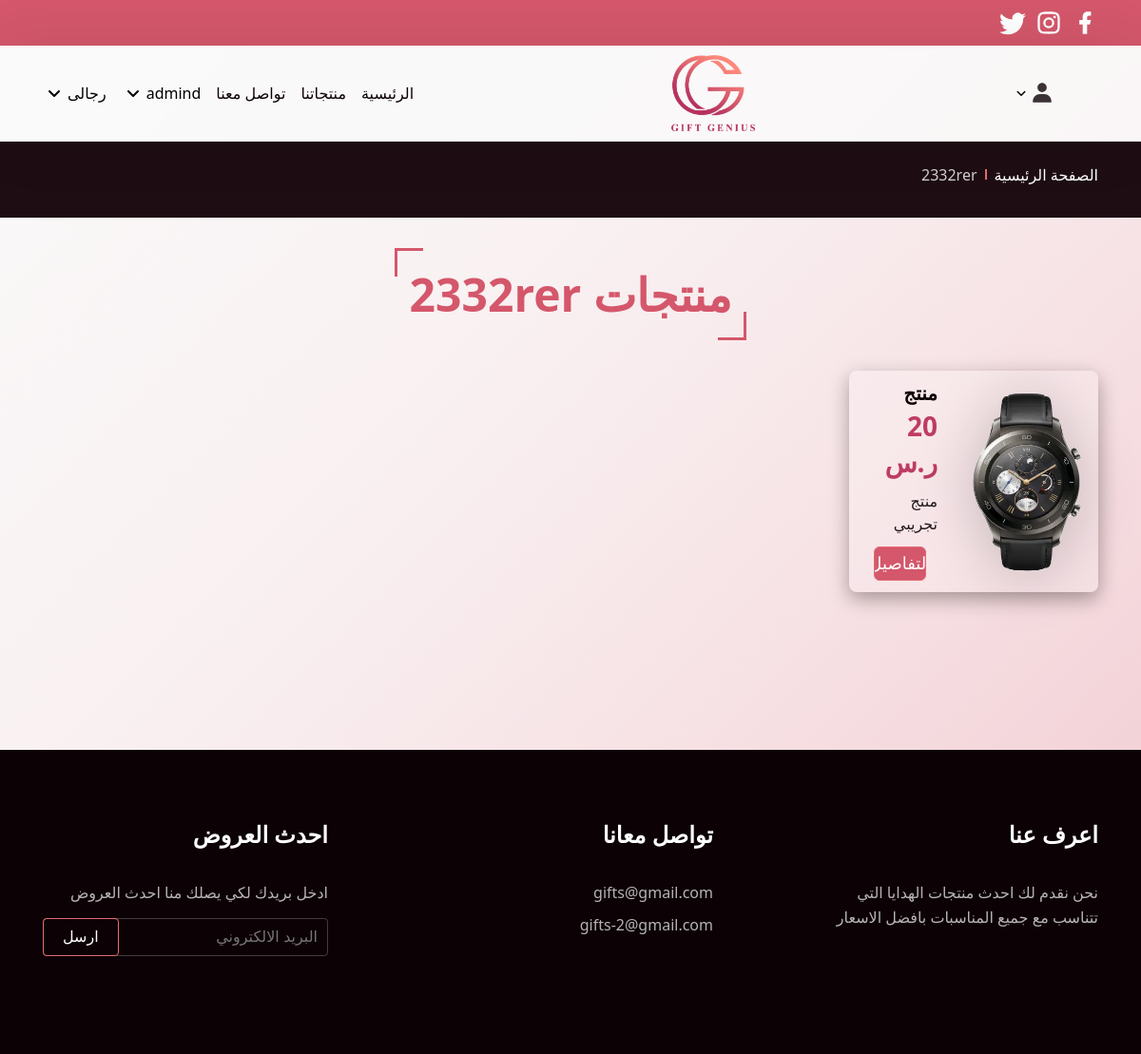
The page /Categories.php?id=2 on the database its author committed.
### tables this page shows
CREATE TABLE `main_categories` (
  `id` int(11) UNSIGNED NOT NULL,
  `name` varchar(255) DEFAULT NULL
);

CREATE TABLE `sub_categories` (
  `id` int(11) UNSIGNED NOT NULL,
  `name` varchar(255) DEFAULT NULL,
  `main_id` int(11) UNSIGNED DEFAULT NULL
);

CREATE TABLE `products` (
  `id` int(10) UNSIGNED NOT NULL,
  `title` varchar(255) DEFAULT NULL,
  `image` varchar(255) DEFAULT NULL,
  `price` double DEFAULT 0,
  `qty` double DEFAULT 0,
  `description` text DEFAULT NULL,
  `category_id` int(11) UNSIGNED DEFAULT NULL,
  `sub_category_id` int(11) UNSIGNED DEFAULT NULL
);

### system/helper.php (called while the page is built, shortened)
<?php
if (!function_exists('runQuery')) {
    function runQuery($query)
    {
        $servername = "localhost";
        $username = "root";
        $password = "";
        $database = "gift";
        $conn = new mysqli($servername, $username, $password, $database);
        $conn->set_charset("utf8");
        return $conn->query($query);
    }
}

### Categories.php (the view, shortened to what this page needs)
<?php
require('system/helper.php');
$selectOtherProductsSql = "SELECT * FROM products WHERE sub_category_id =  '{$_GET['id']}'";
$selectOtherProductsResult = runQuery($selectOtherProductsSql);
$categorySql = "SELECT * FROM sub_categories WHERE main_id =  '{$_GET['id']}'";
$selectCategoryResult = runQuery($categorySql);
$category = $selectCategoryResult->fetch_assoc();
?>
<!DOCTYPE html>
<html lang="ar">
<head>
    <link rel="stylesheet" href="./assets/css/Categories-CNS4Ug1L.css"/>
    <link rel="stylesheet" href="./assets/css/Categories-YAZY97fB.css"/>
</head>
<body>
<?php
include 'layout/inc/header.php';
?>
<main>
    <section class="breadcrumb relative overflow-hidden">
        <div class="container">
            <ul class="d-flex items-center  relative">
                <li class="defPage "><a href="index.php" class=""> الصفحة الرئيسية </a></li>
                <li class="separator"></li>
                <li class="linkPage"><?php echo $category['name'] ?></li>
            </ul>
        </div>
    </section>
    <section class="LastProduct">
        <div class="mainHeading text-center"><h2 class="fs-48 fw-700 d-inline-block relative ">منتجات <?php echo $category['name'] ?> </h2>
        </div>
        <div class="container">
            <div class="row gap-row-1 gap-x-12">
                <?php if ($selectOtherProductsResult->num_rows > 0) {
                    while ($row = $selectOtherProductsResult->fetch_assoc()) {
                        ?>
                        <div class="col-3-lg col-6-md col-12-sm"><a
                                    href="productDetails.php?id=<?php echo $row['id'] ?>">
                                <div class="card round-8 d-flex">
                                    <div class="top mx-auto"><img src="<?php echo $row['image'] ?>"
                                                                  alt="img for product" class="img-cover" width="450"
                                                                  height="450" loading="lazy" decoding="async"></div>
                                    <div class="body mr-1">
                                        <div class="pb-5"><h3
                                                    class="fw-700 pb-1 fs-20"><?php echo $row['title'] ?> </h3>
                                            <p class="price  fw-700 fs-28"> <?php echo $row['price'] ?> ر.س </p></div>
                                        <p class="des fs-16 pb-6 fw-500 line-normal"> <?php echo $row['description'] ?> </p>
                                        <button class="btn btn-skew booking-btn mb-1 py-3 round-6 mx-auto d-flex items-center justify-center fs-18 fw-500"
                                                type="button" aria-label=" التفاصيل"> التفاصيل
                                        </button>
                                    </div>  </div>
                            </a></div>
                        <?php
                    }
                }
                ?>
            </div>
        </div>
    </section>
</main>
<footer>
    <div class="container d-flex items-start justify-between">
        <div class="footer-ul about-us"><p class="title fs-24 fw-700">اعرف عنا</p>
            <p class="dec line-relaxed fs-16">
                نحن نقدم لك احدث منتجات الهدايا التي تتناسب مع جميع المناسبات بافضل
                الاسعار
            </p></div>
        <div class="footer-ul contact-us"><p class="title fs-24 fw-700">تواصل معانا</p>
            <p class="dec line-relaxed fs-16">gifts@gmail.com</p>
            <p class="dec line-relaxed fs-16 pt-4">gifts-2@gmail.com</p></div>
        <div class="footer-ul news"><p class="title fs-24 fw-700">احدث العروض</p>
            <p class="dec line-relaxed fs-16">ادخل بريدك لكي يصلك منا احدث العروض</p>
            <form action="index.php">
                <div class="from-group relative mt-7"><input type="email" placeholder="البريد الالكتروني"
                                                             class="round-4 pr-5">
                    <button class="btn  btn-skew sendEmails round-4 px-9  top-0 left-0" type="submit"
                            aria-label="send email">
                        ارسل
                    </button>
                </div>
            </form>
        </div>
    </div>
</footer>
</body>
</html>

### layout/inc/header.php (shortened to what this page needs)
<?php
require('system/helper.php');
$selectCategoriesSql = 'SELECT * FROM main_categories order by id DESC';
$selectCategoriesResult = runQuery($selectCategoriesSql);
?>
<nav class="topNav absolute top-0 py-5">
    <div class="container">
        <div class="icons d-flex items-center gap-y-5">
            <svg width="24" height="24" viewBox="0 0 24 24" data-icon="facebook">
                <symbol id="ai:local:facebook">
                    <path fill="currentColor"
                          d="M14 13.5h2.5l1-4H14v-2c0-1.03 0-2 2-2h1.5V2.14c-.326-.043-1.557-.14-2.857-.14C11.928 2 10 3.657 10 6.7v2.8H7v4h3V22h4z"/>
                </symbol>
                <use xlink:href="#ai:local:facebook"></use>
            </svg>
              </div>
    </div>
</nav>
<header class="absolute">
    <div class="container">
        <nav class="d-flex items-center justify-between py-5">
            <ul class="iconList d-flex items-center">
                <li class="nav-items"><a href="cart.php" class="nav-link mt-3">
                        <svg width="1em" height="1em" viewBox="0 0 512 512" data-icon="cart2">
                            <use xlink:href="#ai:local:cart2"></use>
                        </svg>
                    </a></li>
                <li class="dropdown nav-items pr-8 relative d-flex items-center openDropDown" data-drop="drop-0"><span
                            class="fw-700 nav-link relative openDropDown"  data-drop="drop-0">
                                     </span>
                </li>
            </ul>
            <a href="index.php" class="logo mx-auto"> <img src="./assets/images/gifts-AELogo-Cz-3vIdu_86Imp.webp"
                                                           alt="logo for Gift Genius " class="img-cover" loading="eager"
                                                           width="620" height="559" decoding="async"> </a>
            <ul class="d-flex items-center link-list normalMenu">
                <li class="nav-items pr-8"><a class="fw-500 nav-link  relative" href="index.php"> الرئيسية </a></li>
                <li class="nav-items pr-8"><a class="fw-500 nav-link  relative" href="product.php"> منتجاتنا </a></li>
                <li class="nav-items pr-8"><a class="fw-500 nav-link  relative" href="ContactUs.php"> تواصل معنا </a>
                </li>
                <?php
                if ($selectCategoriesResult->num_rows > 0) {
                    while ($row = $selectCategoriesResult->fetch_assoc()) {
                        $selectSubCategoriesSql = "SELECT * FROM sub_categories Where `main_id`= {$row['id']} order by id DESC";
                        $selectSubCategoriesResult = runQuery($selectSubCategoriesSql);
                        ?>
                        <li class="dropdown nav-items pr-8 relative d-flex items-center openDropDown"
                            data-drop="drop-<?php echo $row['id']; ?>"><span
                                    class="fw-500 nav-link relative openDropDown"
                                    data-drop="drop-<?php echo $row['id']; ?>"> <?php echo $row['name']; ?></span>
                            <svg width="24" height="24" viewBox="0 0 24 24" class="pr-1 openDropDown"
                                 data-drop="drop-<?php echo $row['id']; ?>" id="arrowDropDown"
                                 data-icon="arrow-down">
                                <use xlink:href="#ai:local:arrow-down"></use>
                            </svg>
                        </li>
                        <?php
                    }
                }
                ?>
            </ul>
        </nav>
    </div>
</header>

### assets/css/Categories-CNS4Ug1L.css (style rules this page uses)
.LastProduct,.steps { min-height:100vh;padding-bottom:5vh }
.LastProduct { min-height:70vh }

### layout/assets/css.php (style rules this page uses)
body { font-family: Cairo, '_font_fallback_700968135695', system-ui; }

### rows shown on the page
main_categories: name "رجالى"
main_categories: name "admind", $row['id'] 2 (drawn)
sub_categories: name "2332rer"
products: image (picture), title "منتج", price "20", description "منتج تجريبي"
